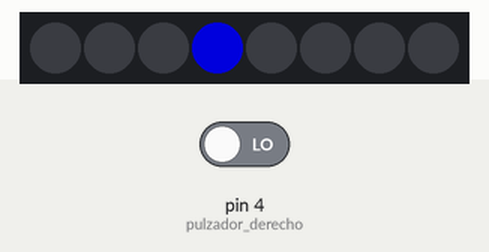
Recording of a sketch running on a simulated Arduino Uno, built with avr-gcc and run on an emulated ATmega328P. Shown: 8 RGB LEDs in strip order, left to right. Inputs (shaded band) come from the test bench; at power-on: pin 4 (pulzador_derecho) LOW. Dim RGB values are drawn brighter than linear.

Above: at 11.4 s.
11.5 s: pin 4 (pulzador_derecho) driven HIGH
At 12.91 s:
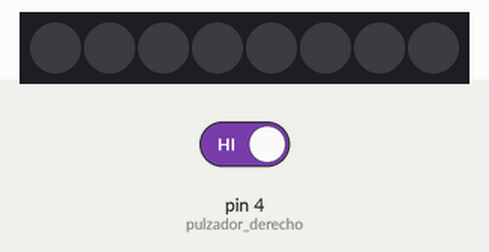
At 15.64 s:
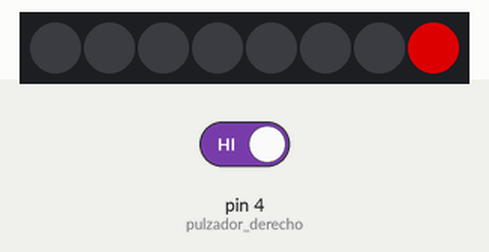
Timing chart, 0 to 19.0 s (numbered marks = the images above; inputs shaded):
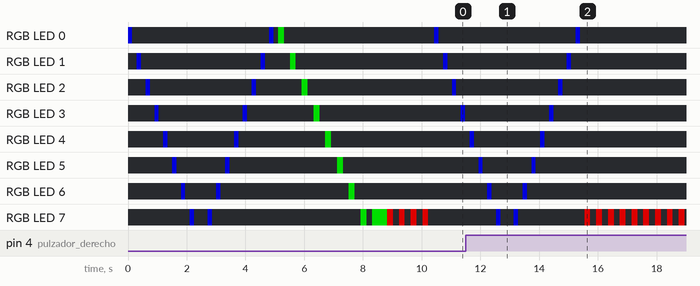

Measured:
- after the input at 11.5 s, the LEDs: first differ from a run without the input after 4.0 s (image 2)
- what the display in image 1 shows lasts 0.4 s, from 12.7 s to 13.1 s

The sketch:

Tira.ino
```cpp
#include <Adafruit_NeoPixel.h>

int pulzador_izquierdo = 5, pulzador_derecho = 4;

long time_relative;
int wait_time = 500;
bool active_led_red = true;
int conexion = 6, count_leds = 8;
int apuntador = 0, contador = 0, intentos = 1, espera = 0;

Adafruit_NeoPixel tira = Adafruit_NeoPixel(count_leds, conexion , NEO_GRB + NEO_KHZ800);

void paint_led_red(int led);
void paint_led_green(int led);
void paint_led_blue(int led);
void paint_led_black(int led);

void setup(){
  tira.begin();
  tira.show();
}
void loop(){
  do{
    if((apuntador==0) && (contador==0)){
      for(int led = 0 ; led < 8 ; led++){
        paint_led_blue(led,150);
        paint_led_black(led,150);
      }
      for(int led = 8 ; led >= 0 ; led--){
        paint_led_blue(led,150);
        paint_led_black(led,150);
      }
      espera = 1;
    }
    if(espera == 1){
      if(contador < intentos){
        for(int led = 0 ; led < 8 ; led++) {
          if(digitalRead(pulzador_derecho) == 1){
            for(int recorrido = 0 ; recorrido < 3 ; recorrido++){
              paint_led_red(7,200);
              paint_led_black(7,200);
            }
            contador++;
          }
          if(contador < intentos){
            paint_led_green(led,200);
            paint_led_black(led,200);
          }
        }
        if(contador<intentos){
          paint_led_green(7,0);

          active_led_red = true;
          wait_time = 500;
          time_relative = millis();

          while((millis() - time_relative) < wait_time){
            if(digitalRead(pulzador_derecho) == 1){
              active_led_red = false;
            }
          }
          paint_led_black(7,0);

          if(active_led_red){
            for(int recorrdio = 0 ; recorrdio < 4 ; recorrdio++){
              paint_led_red(7,200);
              paint_led_black(7,200);
            }
            contador++;
          }
        }
      }
      if(contador < intentos){
        for(int led = 8 ; led >= 1 ; led--){
          if(digitalRead(pulzador_izquierdo) == 1){
            for(int recorrido = 0 ; recorrido < 3 ; recorrido++){
              paint_led_red(0,200);
              paint_led_black(0,200);
            }
            contador++;
          }
          if(contador < intentos){
            paint_led_green(led,200);
            paint_led_black(led,200);
          }
        }
        if(contador < intentos){
          paint_led_green(0,0);
          active_led_red = true;

          wait_time = 260;
          time_relative = millis();
          while((millis() - time_relative) < wait_time){
            if(digitalRead(pulzador_izquierdo) == 1){
              active_led_red = false;
            }
          }
          paint_led_black(0,0);
        }
        if(active_led_red){
          for(int recorrido = 0 ; recorrido < 4 ; recorrido++){
            paint_led_red(0,200);
            paint_led_black(0,200);
          }
          contador++;
        }
        if(active_led_red == false){
          apuntador = 1;
        }
      }
    }
  }while(contador < intentos);
  apuntador = 0;
  contador = 0;
  wait_time += 400;
}
void paint_led_red(int led, int time){
  tira.setPixelColor(led,tira.Color(150,0,0));
  tira.show();
  delay(time);
}
void paint_led_green(int led, int time){
  tira.setPixelColor(led,tira.Color(0,150,0));
  tira.show();
  delay(time);
}
void paint_led_blue(int led, int time){
  tira.setPixelColor(led,tira.Color(0,0,150));
  tira.show();
  delay(time);
}
void paint_led_black(int led, int time){
  tira.setPixelColor(led,tira.Color(0,0,0));
  tira.show();
  delay(time);
}
```
